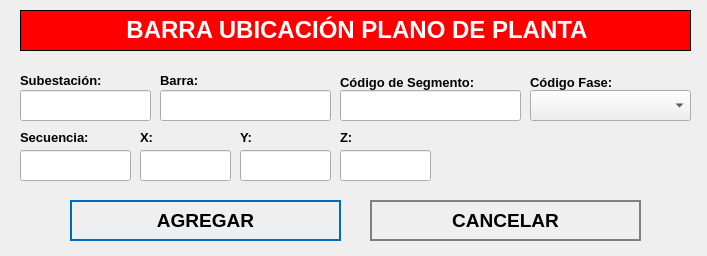
<?xml version="1.0" encoding="UTF-8"?>
<ui version="4.0">
 <class>NewBook</class>
 <widget class="QWidget" name="NewBook">
  <property name="geometry">
   <rect>
    <x>0</x>
    <y>0</y>
    <width>707</width>
    <height>256</height>
   </rect>
  </property>
  <property name="windowTitle">
   <string>Nuevo Registro</string>
  </property>
  <property name="styleSheet">
   <string notr="true">QPushButton
{	
	height: 2em;
 	border-style: solid;
	border-width: 2px;
 	border-color: grey;
	font-weight: bold;
}

QPushButton:hover
{
   	background-color:grey;
	color:white;
}</string>
  </property>
  <widget class="QLabel" name="label">
   <property name="geometry">
    <rect>
     <x>20</x>
     <y>10</y>
     <width>671</width>
     <height>41</height>
    </rect>
   </property>
   <property name="font">
    <font>
     <underline>false</underline>
    </font>
   </property>
   <property name="autoFillBackground">
    <bool>false</bool>
   </property>
   <property name="styleSheet">
    <string notr="true">background-color: red;</string>
   </property>
   <property name="frameShape">
    <enum>QFrame::Box</enum>
   </property>
   <property name="text">
    <string>&lt;html&gt;&lt;head/&gt;&lt;body&gt;&lt;p align=&quot;center&quot;&gt;&lt;span style=&quot; font-size:18pt; font-weight:600; color:#ffffff;&quot;&gt;BARRA UBICACIÓN PLANO DE PLANTA&lt;/span&gt;&lt;/p&gt;&lt;/body&gt;&lt;/html&gt;</string>
   </property>
  </widget>
  <widget class="QLabel" name="label_autoriza">
   <property name="geometry">
    <rect>
     <x>20</x>
     <y>70</y>
     <width>101</width>
     <height>21</height>
    </rect>
   </property>
   <property name="text">
    <string>&lt;html&gt;&lt;head/&gt;&lt;body&gt;&lt;p&gt;&lt;span style=&quot; font-size:10pt; font-weight:600;&quot;&gt;Subestación:&lt;/span&gt;&lt;/p&gt;&lt;/body&gt;&lt;/html&gt;</string>
   </property>
  </widget>
  <widget class="QLineEdit" name="inputZ">
   <property name="geometry">
    <rect>
     <x>340</x>
     <y>150</y>
     <width>91</width>
     <height>31</height>
    </rect>
   </property>
   <property name="font">
    <font>
     <pointsize>12</pointsize>
    </font>
   </property>
   <property name="maxLength">
    <number>14</number>
   </property>
  </widget>
  <widget class="QLineEdit" name="inputSecuencia">
   <property name="geometry">
    <rect>
     <x>20</x>
     <y>150</y>
     <width>111</width>
     <height>31</height>
    </rect>
   </property>
   <property name="font">
    <font>
     <pointsize>12</pointsize>
    </font>
   </property>
  </widget>
  <widget class="QLineEdit" name="inputY">
   <property name="geometry">
    <rect>
     <x>240</x>
     <y>150</y>
     <width>91</width>
     <height>31</height>
    </rect>
   </property>
   <property name="font">
    <font>
     <pointsize>12</pointsize>
    </font>
   </property>
   <property name="maxLength">
    <number>14</number>
   </property>
  </widget>
  <widget class="QPushButton" name="cancelButton">
   <property name="geometry">
    <rect>
     <x>370</x>
     <y>200</y>
     <width>271</width>
     <height>41</height>
    </rect>
   </property>
   <property name="font">
    <font>
     <pointsize>14</pointsize>
     <weight>75</weight>
     <bold>true</bold>
    </font>
   </property>
   <property name="cursor">
    <cursorShape>PointingHandCursor</cursorShape>
   </property>
   <property name="styleSheet">
    <string notr="true">QPushButton
{	
	height: 2em;
 	border-style: solid;
	border-width: 2px;
 	border-color: grey;
	font-weight: bold;
}

QPushButton:hover
{
   	background-color:grey;
	color:white;
}</string>
   </property>
   <property name="text">
    <string>CANCELAR</string>
   </property>
   <property name="icon">
    <iconset>
     <normaloff>../assets/icons/cancel-icon.png</normaloff>../assets/icons/cancel-icon.png</iconset>
   </property>
   <property name="iconSize">
    <size>
     <width>30</width>
     <height>30</height>
    </size>
   </property>
   <property name="autoDefault">
    <bool>true</bool>
   </property>
   <property name="default">
    <bool>true</bool>
   </property>
   <property name="flat">
    <bool>true</bool>
   </property>
  </widget>
  <widget class="QLabel" name="label_area_2">
   <property name="geometry">
    <rect>
     <x>160</x>
     <y>70</y>
     <width>171</width>
     <height>21</height>
    </rect>
   </property>
   <property name="text">
    <string>&lt;html&gt;&lt;head/&gt;&lt;body&gt;&lt;p&gt;&lt;span style=&quot; font-size:10pt; font-weight:600;&quot;&gt;Barra:&lt;/span&gt;&lt;/p&gt;&lt;/body&gt;&lt;/html&gt;</string>
   </property>
  </widget>
  <widget class="QLineEdit" name="inputBarra">
   <property name="geometry">
    <rect>
     <x>160</x>
     <y>90</y>
     <width>171</width>
     <height>31</height>
    </rect>
   </property>
   <property name="font">
    <font>
     <pointsize>12</pointsize>
    </font>
   </property>
  </widget>
  <widget class="QLineEdit" name="inputCodigo">
   <property name="geometry">
    <rect>
     <x>20</x>
     <y>90</y>
     <width>131</width>
     <height>31</height>
    </rect>
   </property>
   <property name="font">
    <font>
     <pointsize>12</pointsize>
    </font>
   </property>
  </widget>
  <widget class="QComboBox" name="cbFase">
   <property name="geometry">
    <rect>
     <x>530</x>
     <y>90</y>
     <width>161</width>
     <height>31</height>
    </rect>
   </property>
   <property name="font">
    <font>
     <pointsize>12</pointsize>
    </font>
   </property>
   <property name="editable">
    <bool>false</bool>
   </property>
  </widget>
  <widget class="QPushButton" name="addButton">
   <property name="geometry">
    <rect>
     <x>70</x>
     <y>200</y>
     <width>271</width>
     <height>41</height>
    </rect>
   </property>
   <property name="font">
    <font>
     <pointsize>14</pointsize>
     <weight>75</weight>
     <bold>true</bold>
    </font>
   </property>
   <property name="cursor">
    <cursorShape>PointingHandCursor</cursorShape>
   </property>
   <property name="styleSheet">
    <string notr="true">QPushButton
{	
	height: 2em;
 	border-style: solid;
	border-width: 2px;
 	border-color: #0069c0;
	font-weight: bold;
}

QPushButton:hover
{
   	background-color:#0069c0;
	color:white;
}</string>
   </property>
   <property name="text">
    <string>AGREGAR</string>
   </property>
   <property name="icon">
    <iconset>
     <normaloff>../assets/icons/add-icon.png</normaloff>../assets/icons/add-icon.png</iconset>
   </property>
   <property name="iconSize">
    <size>
     <width>30</width>
     <height>30</height>
    </size>
   </property>
   <property name="autoDefault">
    <bool>true</bool>
   </property>
   <property name="default">
    <bool>true</bool>
   </property>
   <property name="flat">
    <bool>true</bool>
   </property>
  </widget>
  <widget class="QLabel" name="label_horaSalida_2">
   <property name="geometry">
    <rect>
     <x>240</x>
     <y>125</y>
     <width>81</width>
     <height>25</height>
    </rect>
   </property>
   <property name="text">
    <string>&lt;html&gt;&lt;head/&gt;&lt;body&gt;&lt;p&gt;&lt;span style=&quot; font-size:10pt; font-weight:600;&quot;&gt;Y:&lt;/span&gt;&lt;/p&gt;&lt;/body&gt;&lt;/html&gt;</string>
   </property>
  </widget>
  <widget class="QLabel" name="label_area_4">
   <property name="geometry">
    <rect>
     <x>340</x>
     <y>70</y>
     <width>191</width>
     <height>25</height>
    </rect>
   </property>
   <property name="text">
    <string>&lt;html&gt;&lt;head/&gt;&lt;body&gt;&lt;p&gt;&lt;span style=&quot; font-size:10pt; font-weight:600;&quot;&gt;Código de Segmento:&lt;/span&gt;&lt;/p&gt;&lt;/body&gt;&lt;/html&gt;</string>
   </property>
  </widget>
  <widget class="QLabel" name="label_horaIngreso_2">
   <property name="geometry">
    <rect>
     <x>140</x>
     <y>125</y>
     <width>71</width>
     <height>25</height>
    </rect>
   </property>
   <property name="text">
    <string>&lt;html&gt;&lt;head/&gt;&lt;body&gt;&lt;p&gt;&lt;span style=&quot; font-size:10pt; font-weight:600;&quot;&gt;X:&lt;/span&gt;&lt;/p&gt;&lt;/body&gt;&lt;/html&gt;</string>
   </property>
  </widget>
  <widget class="QLabel" name="label_motivoVisita_4">
   <property name="geometry">
    <rect>
     <x>340</x>
     <y>125</y>
     <width>91</width>
     <height>25</height>
    </rect>
   </property>
   <property name="text">
    <string>&lt;html&gt;&lt;head/&gt;&lt;body&gt;&lt;p&gt;&lt;span style=&quot; font-size:10pt; font-weight:600;&quot;&gt;Z:&lt;/span&gt;&lt;/p&gt;&lt;/body&gt;&lt;/html&gt;</string>
   </property>
  </widget>
  <widget class="QLineEdit" name="inputSegmento">
   <property name="geometry">
    <rect>
     <x>340</x>
     <y>90</y>
     <width>181</width>
     <height>31</height>
    </rect>
   </property>
   <property name="font">
    <font>
     <pointsize>12</pointsize>
    </font>
   </property>
   <property name="maxLength">
    <number>5</number>
   </property>
  </widget>
  <widget class="QLabel" name="label_motivoVisita_5">
   <property name="geometry">
    <rect>
     <x>530</x>
     <y>70</y>
     <width>131</width>
     <height>25</height>
    </rect>
   </property>
   <property name="text">
    <string>&lt;html&gt;&lt;head/&gt;&lt;body&gt;&lt;p&gt;&lt;span style=&quot; font-size:10pt; font-weight:600;&quot;&gt;Código Fase:&lt;/span&gt;&lt;/p&gt;&lt;/body&gt;&lt;/html&gt;</string>
   </property>
  </widget>
  <widget class="QLabel" name="label_horaIngreso_5">
   <property name="geometry">
    <rect>
     <x>20</x>
     <y>125</y>
     <width>111</width>
     <height>25</height>
    </rect>
   </property>
   <property name="text">
    <string>&lt;html&gt;&lt;head/&gt;&lt;body&gt;&lt;p&gt;&lt;span style=&quot; font-size:10pt; font-weight:600;&quot;&gt;Secuencia:&lt;/span&gt;&lt;/p&gt;&lt;/body&gt;&lt;/html&gt;</string>
   </property>
  </widget>
  <widget class="QLineEdit" name="inputX">
   <property name="geometry">
    <rect>
     <x>140</x>
     <y>150</y>
     <width>91</width>
     <height>31</height>
    </rect>
   </property>
   <property name="font">
    <font>
     <pointsize>12</pointsize>
    </font>
   </property>
   <property name="maxLength">
    <number>14</number>
   </property>
  </widget>
 </widget>
 <resources/>
 <connections/>
</ui>
